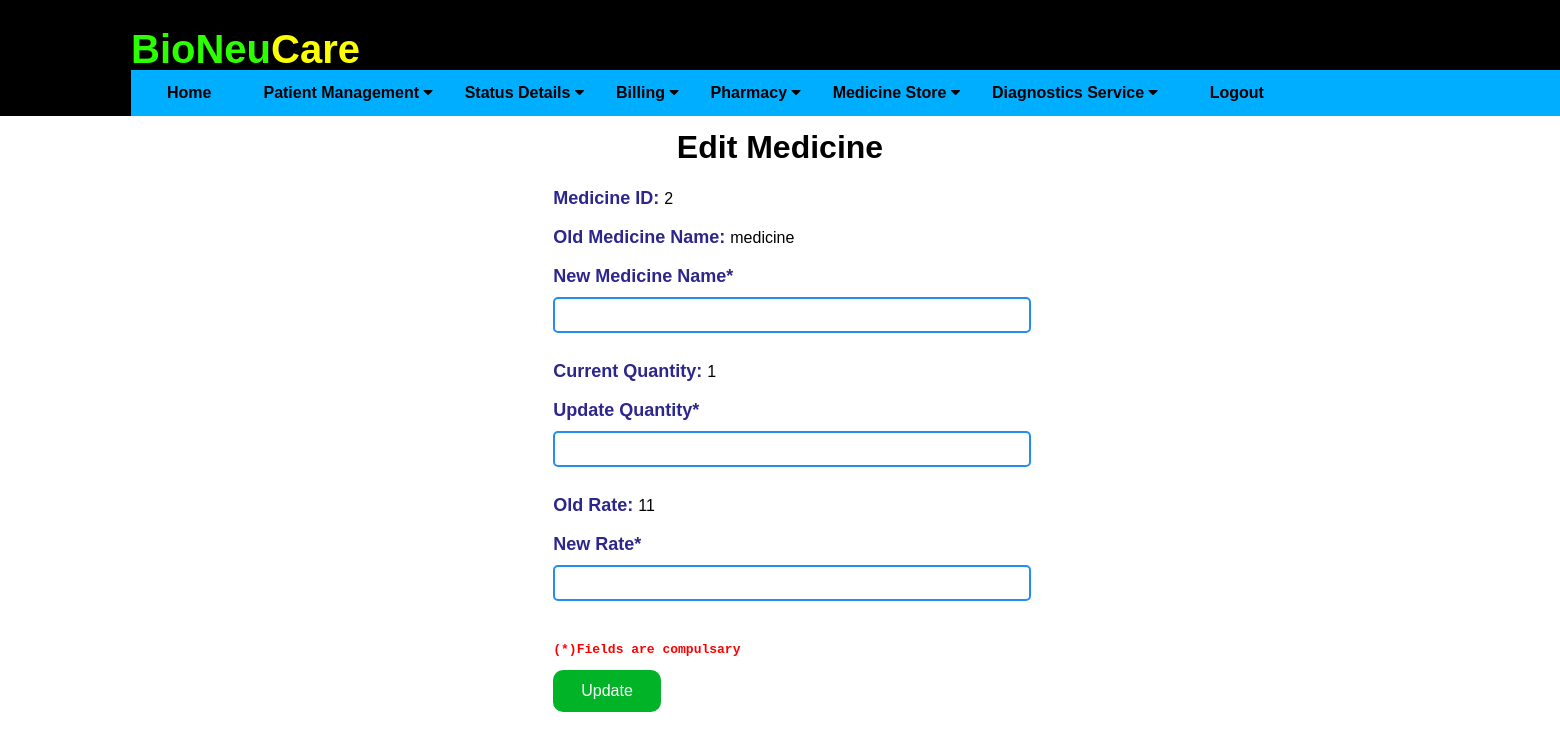
The page /editmedicinedetail/2 (signed in) on the database its author committed.
### application/routes.py (models this page shows)
class MedicineMaster(db.Model):
    __tablename__ = 'medicinemaster'
    mid = Column(Integer, ForeignKey('medicines.mid'), primary_key=True)
    mname = Column(db.String(20))
    qavailable = Column(db.Integer)
    rate = Column(db.Integer)

### application/routes.py (the view, shortened to what this page needs)
@app.route('/editmedicinedetail/<mid>', methods=['GET', 'POST'] )
def editmedicinedetail(mid):
    print("id is : ", mid)
    if 'username' in session:
        print("inside sesssss")
        print(datetime.now())
        editpat = MedicineMaster.query.filter_by( mid = mid )
        return render_template('editmedicinedetail.html', editpat = editpat)

### application/templates/editmedicinedetail.html (shortened to what this page needs)
{% extends "layout.html" %}
{% block content %}
<div class="form1">
    <h1 id="cst_head">Edit Medicine </h1>
    {% for edit in editpat %}
    <form action="" method="POST">
        <label for="id">Medicine ID:   </label> {{ edit.mid }} <br><br>
        <label for="Name">Old Medicine Name:   </label> {{ edit.mname }} <br><br>
        <label for="New customer Name*">New Medicine Name*</label>
        <input type="text" class="text1" id="mname" name="mname" required><br><br>
        <label for="Old Address">Current Quantity:  </label> {{ edit.qavailable }} <br><br>
        <label for="New Address*">Update Quantity*</label>
        <input type="number" class="text1" id="qavailable" min="1" name="qavailable" required><br><br>
        <label for="Old Age">Old Rate:  </label> {{ edit.rate }} <br><br>
        <label for="New Age*">New Rate*</label>
        <input type="number" class="text1" id="rate" name="rate" min="1" required><br><br>
        <pre>(*)Fields are compulsary</pre>
        <button  type="submit" class="ubutton">Update</button>
    </form>
    {% endfor %}
</div>
{% endblock %}

### application/static/css/main.css (style rules this page uses)
html { overflow-y: scroll; overflow-x: hidden; }
body { font-family: Arial, Helvetica, sans-serif; height: 100%; display: flex; flex-direction: column; }
#cst_head { text-align: center; }
.form1 { padding: 100px 0; width: auto; margin: auto; }
.form1 label { font-size: 18px !important; margin-top: 10px; color: #2d268d; font-weight: bold; }
.form1 .text1 { width: 100%; padding: 5px 10px; border: solid 2px #248df0; border-radius: 5px; font-size: 19px; margin-top: 10px; margin-bottom: 10px; }
pre { color: red; font-weight: bold; }

### application/templates/layout.html (style rules this page uses)
.ubutton { background-color: #00b327;; border: 2px; border-radius: 10px; color: white; padding: 12px 28px; text-align: center; text-decoration: none; display: inline-block; font-size: 16px; }

### rows shown on the page
MedicineMaster: mid "2", mname "medicine", qavailable "1", rate "11"
